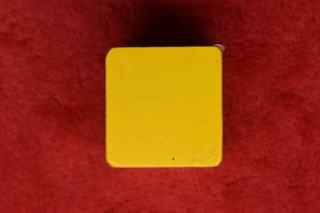
#> input picture Setup/2_image_dataset_config/C_Image_Preprocessing/image_transformation_extra_scripts/2.Transform/yellow-block.jpg, 320 x 213 px
$ jupyter execute 06_rotation.ipynb
#> lines starting #> are read from the running program, lines starting #| are printed output that depends on the picture
[cell 1]
import cv2
import numpy as np
img = cv2.imread('yellow-block.jpg',1)
#> img is the input picture: shape (213, 320, 3); mean B, G, R 16.7, 52, 150.2
#cv2.imshow('src',img)
imgInfo = img.shape
#> imgInfo = (213, 320, 3)
height = imgInfo[0]
#> height = 213
width = imgInfo[1]
#> width = 320
# 2*3
# cv2.getRotationMatrix2D(center, angle, scale)
# center: rotation center point
# angle: rotation angle, positive values mean counter-clockwise, negative values mean clockwise
# scale: transformation scale
matRotate = cv2.getRotationMatrix2D((height*0.5, width*0.5), 45, 0.5)# mat rotate 1 center 2 angle 3 scale
#100*100 25
dst = cv2.warpAffine(img, matRotate, (height,width))
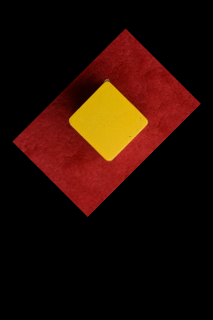
#> dst: shape (320, 213, 3); mean B, G, R 4.2, 13, 37.5
#cv2.imshow('dst',dst)
#cv2.waitKey(0)

# After running the following program, two images will be displayed in the jupyterLab control interface, that is original image and the rotated image.

[cell 2]
#bgr8转jpeg格式
import enum
import cv2

def bgr8_to_jpeg(value, quality=75):
    return bytes(cv2.imencode('.jpg', value)[1])

[cell 3]
import ipywidgets.widgets as widgets

image_widget1 = widgets.Image(format='jpg', )
image_widget2 = widgets.Image(format='jpg', )
# create a horizontal box container to place the image widget next to eachother
image_container = widgets.HBox([image_widget1, image_widget2])

# display the container in this cell's output
display(image_container)
#display(image_widget2)

img1 = cv2.imread('yellow-block.jpg',1)

image_widget1.value = bgr8_to_jpeg(img1)
image_widget2.value = bgr8_to_jpeg(dst)
